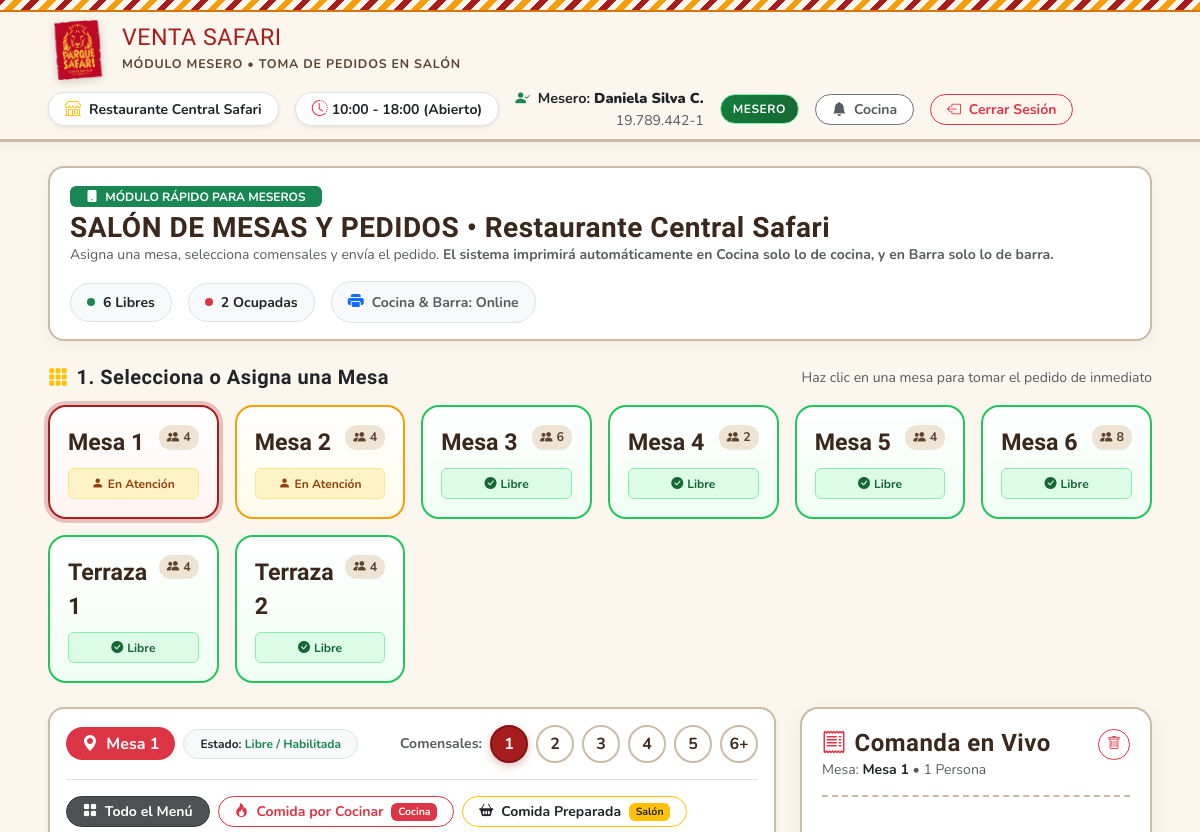
Before: /mesero/ (signed in, upper part) with the older database file.
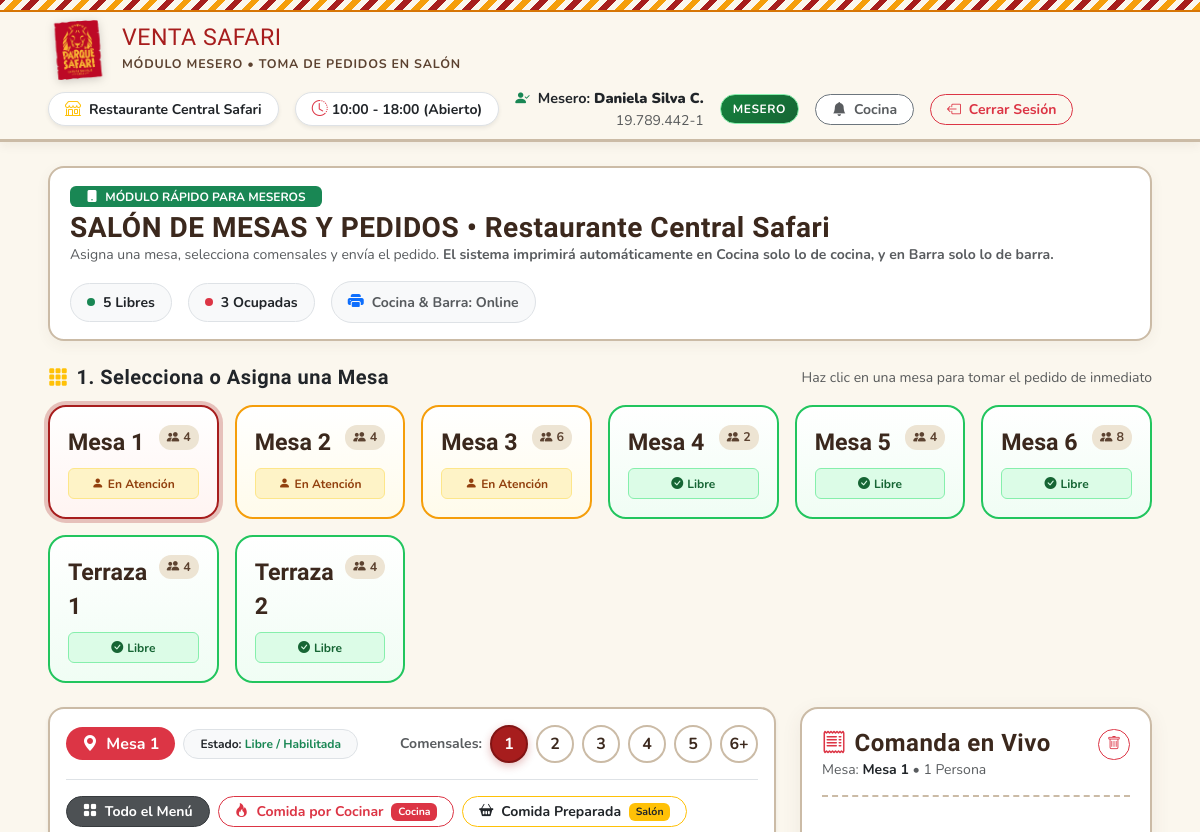
After: the same page with the newer database file.
### ventas/models.py (models this page shows, shortened)
class Mesa(models.Model):
    ESTADOS = [
        ('HABILITADA', 'Habilitada / Libre'),
        ('OCUPADA', 'Ocupada'),
        ('RESERVADA', 'Reservada'),
        ('INACTIVA', 'Inactiva / Mantenimiento'),
    ]
    identificador = models.CharField(max_length=20, help_text="Ej: Mesa 1, Terraza 3")
    punto_venta = models.ForeignKey(PuntoVenta, on_delete=models.PROTECT, related_name='mesas')
    capacidad = models.PositiveIntegerField(default=4)
    estado = models.CharField(max_length=20, choices=ESTADOS, default='HABILITADA')
    class Meta:
        verbose_name = "Mesa"
        verbose_name_plural = "Mesas"
        unique_together = ('identificador', 'punto_venta')

### ventas/views.py (the view, shortened to what this page needs)
# urls.py: path('mesero/', views.mesero, name='mesero'),
@requiere_rol(['MESERO'])
def mesero(request):
    perfil_usuario = getattr(request.user, 'perfil', None)
    locales = PuntoVenta.objects.filter(activo=True).order_by('id')
    if perfil_usuario and perfil_usuario.punto_venta_actual:
        local_actual = perfil_usuario.punto_venta_actual
    else:
        try:
            local_id = int(request.GET.get('local_id', 1))
        except (ValueError, TypeError):
            local_id = 1
        local_actual = PuntoVenta.objects.filter(id=local_id).first() or locales.first()
    mesero_activo = perfil_usuario
    meseros = PerfilEmpleado.objects.filter(rol='MESERO', activo=True).select_related('usuario', 'punto_venta_actual')
    mesas = Mesa.objects.filter(punto_venta=local_actual).order_by('id')
    total_mesas = mesas.count()
    mesas_libres = mesas.filter(estado='HABILITADA').count()
    mesas_ocupadas = mesas.filter(estado='OCUPADA').count()
    catalogo_productos = [
        {
            "id": 101,
            "nombre": "Hamburguesa Safari con Papas",
            "categoria": "cocinar",
            "categoria_nombre": "Comida por Cocinar",
            "destino": "COCINA",
            "destino_badge": "Impresora Cocina",
            "icono": "bi-fire",
            "precio": 8900,
            "descripcion": "Hamburguesa casera 200g, cheddar, lechuga, tomate y papas fritas rústicas."
        },
        {
            "id": 102,
            "nombre": "Cazuela de Ave Criolla",
            "categoria": "cocinar",
            "categoria_nombre": "Comida por Cocinar",
            "destino": "COCINA",
            "destino_badge": "Impresora Cocina",
            "icono": "bi-fire",
            "precio": 7500,
            "descripcion": "Plato de fondo tradicional caliente con pollo de campo, choclo y zapallo."
        },
        {
            "id": 103,
            "nombre": "Churrasco Italiano con Papas",
            "categoria": "cocinar",
            "categoria_nombre": "Comida por Cocinar",
            "destino": "COCINA",
            "destino_badge": "Impresora Cocina",
            "icono": "bi-fire",
            "precio": 8500,
            "descripcion": "Láminas de vacuno a la plancha, palta fresca, tomate y mayonesa casera en pan frica."
        },
        {
            "id": 104,
            "nombre": "Porción Papas Fritas Rústicas",
            "categoria": "cocinar",
            "categoria_nombre": "Comida por Cocinar",
            "destino": "COCINA",
            "destino_badge": "Impresora Cocina",
            "icono": "bi-fire",
            "precio": 3500,
            "descripcion": "Papas fritas con piel crujientes doradas al momento con sal de mar."
        },
        {
            "id": 105,
            "nombre": "Menú Infantil Nuggets con Papas",
            "categoria": "cocinar",
            "categoria_nombre": "Comida por Cocinar",
            "destino": "COCINA",
            "destino_badge": "Impresora Cocina",
            "icono": "bi-fire",
            "precio": 5900,
            "descripcion": "6 nuggets de pechuga de pollo crocantes con papas fritas para niños."
        },
        {
            "id": 201,
            "nombre": "Sándwich Pan Jamón y Queso",
            "categoria": "preparada",
            "categoria_nombre": "Comida Preparada",
            "destino": "SALON",
            "destino_badge": "Despacho Inmediato",
            "icono": "bi-basket2-fill",
            "precio": 3500,
            "descripcion": "Pan marraqueta fresca con láminas de jamón pierna artesanal y queso chanco de campo."
        },
        {
            "id": 202,
            "nombre": "Sándwich Ave Pimentón",
            "categoria": "preparada",
            "categoria_nombre": "Comida Preparada",
            "destino": "SALON",
            "destino_badge": "Despacho Inmediato",
            "icono": "bi-basket2-fill",
            "precio": 4200,
            "descripcion": "Pasta cremosa de pechuga de ave desmenuzada con pimentón rojo en pan molde rústico."
        },
        {
            "id": 203,
            "nombre": "Empanada de Pino al Horno",
            "categoria": "preparada",
            "categoria_nombre": "Comida Preparada",
            "destino": "SALON",
            "destino_badge": "Mantenedor Caliente",
            "icono": "bi-basket2-fill",
            "precio": 2800,
            "descripcion": "Empanada tradicional horneada, pino de carne picada, aceituna sevillana y huevo duro."
        },
        {
            "id": 204,
            "nombre": "Croissant de Mantequilla",
            "categoria": "preparada",
            "categoria_nombre": "Comida Preparada",
            "destino": "SALON",
            "destino_badge": "Vitrina / Repostería",
            "icono": "bi-basket2-fill",
            "precio": 2400,
            "descripcion": "Medialuna hojaldrada horneada fresca de pastelería de la mañana."
        },
        {
            "id": 301,
            "nombre": "Coca Cola Original 350ml",
            "categoria": "envasada",
            "categoria_nombre": "Bebidas Envasadas",
            "destino": "BARRA",
            "destino_badge": "Impresora Barra",
            "icono": "bi-cup-straw",
            "precio": 1800,
            "descripcion": "Bebida gaseosa helada en lata 350ml directo de conservadora de frío."
        },
        {
            "id": 302,
            "nombre": "Coca Cola Sin Azúcar 350ml",
            "categoria": "envasada",
            "categoria_nombre": "Bebidas Envasadas",
            "destino": "BARRA",
            "destino_badge": "Impresora Barra",
            "icono": "bi-cup-straw",
            "precio": 1800,
            "descripcion": "Bebida gaseosa sin calorías helada en lata 350ml."
        },
        {
            "id": 303,
            "nombre": "Agua Mineral Sin Gas 500ml",
            "categoria": "envasada",
            "categoria_nombre": "Bebidas Envasadas",
            "destino": "BARRA",
            "destino_badge": "Impresora Barra",
            "icono": "bi-cup-straw",
            "precio": 1500,
            "descripcion": "Agua purificada de manantial natural en botella pet 500ml."
        },
        {
            "id": 304,
            "nombre": "Jugo en Caja Naranja Watt's",
            "categoria": "envasada",
            "categoria_nombre": "Bebidas Envasadas",
            "destino": "BARRA",
            "destino_badge": "Impresora Barra",
            "icono": "bi-cup-straw",
            "precio": 1400,
            "descripcion": "Jugo néctar de naranja individual con bombilla 200ml."
        },
        {
            "id": 401,
            "nombre": "Café Espresso Grano Barista",
            "categoria": "cafeteria",
            "categoria_nombre": "Cafetería y Jugos",
            "destino": "BARRA",
            "destino_badge": "Impresora Barra",
            "icono": "bi-cup-hot-fill",
            "precio": 2200,
            "descripcion": "Café de grano italiano recién molido, extracción corta con crema avellana dorada."
        },
        {
            "id": 402,
            "nombre": "Capuchino Italiano Vainilla",
            "categoria": "cafeteria",
            "categoria_nombre": "Cafetería y Jugos",
            "destino": "BARRA",
            "destino_badge": "Impresora Barra",
            "icono": "bi-cup-hot-fill",
            "precio": 2900,
            "descripcion": "Espresso de grano con leche texturizada vaporizada y toque de cacao en polvo."
        },
        {
            "id": 403,
            "nombre": "Jugo Natural Frutilla Exprimido",
            "categoria": "cafeteria",
            "categoria_nombre": "Cafetería y Jugos",
            "destino": "BARRA",
            "destino_badge": "Impresora Barra",
            "icono": "bi-cup-hot-fill",
            "precio": 3500,
            "descripcion": "Jugo 100% natural licuado al momento con pulpa de fruta fresca de temporada."
        },
        {
            "id": 404,
            "nombre": "Jugo Natural Naranja Exprimido",
            "categoria": "cafeteria",
            "categoria_nombre": "Cafetería y Jugos",
            "destino": "BARRA",
            "destino_badge": "Impresora Barra",
            "icono": "bi-cup-hot-fill",
            "precio": 3200,
            "descripcion": "Jugo recién exprimido de naranjas dulces seleccionadas."
        }
    ]
    hoy = timezone.localdate()
    ahora_dt = timezone.localtime()
    ahora_hora = ahora_dt.time()
    hora_apertura = datetime.time(10, 0)
    hora_cierre = datetime.time(18, 0)
    en_horario = (hora_apertura <= ahora_hora < hora_cierre)
    ventas_abiertas = Venta.objects.filter(
        punto_venta=local_actual,
        estado='ABIERTA',
        mesa__isnull=False,
        fecha_hora__date=hoy
    ).select_related('mesa', 'cajero').prefetch_related('detalles__producto', 'pedidos')
    cuentas_abiertas_data = {}
    pedidos_listos = Pedido.objects.filter(
        venta__punto_venta=local_actual,
        estado='LISTO',
        creado_en__date=hoy
    ).select_related('venta__mesa')
    context = {
        "local_actual": local_actual,
        "locales": locales,
        "meseros": meseros,
        "mesero_activo": mesero_activo,
        "mesas": mesas,
        "total_mesas": total_mesas,
        "mesas_libres": mesas_libres,
        "mesas_ocupadas": mesas_ocupadas,
        "catalogo_productos": catalogo_productos,
        "cuentas_abiertas_json": json.dumps(cuentas_abiertas_data),
        "pedidos_listos": pedidos_listos,
        "total_pedidos_listos": pedidos_listos.count(),
        "hoy_str": hoy.strftime("%d/%m/%Y"),
        "ahora_hora_str": ahora_dt.strftime("%H:%M"),
        "en_horario": en_horario,
        "horario_oficial": "10:00 a 18:00",
    }
    return render(request, 'ventas/mesero.html', context)

### ventas/templatetags/safari_tags.py (called while the page is built)
@register.filter(name='pesos')
def pesos(valor):
    if valor is None or valor == '':
        return '0'
    try:
        if isinstance(valor, (int, float, Decimal)):
            val = int(round(float(valor)))
        else:
            cleaned = str(valor).replace('$', '').replace('.', '').replace(',', '').strip()
            val = int(round(float(cleaned)))
        return f"{val:,}".replace(",", ".")
    except (ValueError, TypeError):
        return str(valor)

@register.filter(name='pesos_clp')
def pesos_clp(valor):
    return f"${pesos(valor)}"

### ventas/views.py (called while the page is built)
def obtener_rol_usuario(user):
    if not user.is_authenticated:
        return None
    try:
        perfil = user.perfil
        return perfil.rol
    except (PerfilEmpleado.DoesNotExist, AttributeError):
        if user.is_superuser or user.is_staff:
            return 'ADMINISTRADOR'
        return None

### ventas/templates/ventas/mesero.html (shortened to what the changed rows need)
{% load static safari_tags %}
<!DOCTYPE html>
<html lang="es">
<head>
    <link href="https://cdn.jsdelivr.net/npm/bootstrap@5.3.3/dist/css/bootstrap.min.css" rel="stylesheet">
    <link rel="stylesheet" href="https://cdn.jsdelivr.net/npm/bootstrap-icons@1.11.3/font/bootstrap-icons.min.css">
    <link rel="stylesheet" href="{% static 'css/base.css' %}">
    <link rel="stylesheet" href="{% static 'css/mesero.css' %}">
</head>
<body class="d-flex flex-column min-vh-100">
    <header class="safari-header py-2">
        <div class="container-fluid px-lg-5">
            <div class="d-flex align-items-center justify-content-between flex-wrap gap-2">
                <a href="{% url 'index' %}" class="logo-link" title="Volver a la pantalla principal">
                    <div>
                        <h1 class="brand-text-main">Venta Safari</h1>
                    </div>
                </a>
            </div>
        </div>
    </header>
    <main class="container-fluid px-lg-5 my-4 flex-grow-1">
        <div class="mesero-top-bar d-flex justify-content-between align-items-center flex-wrap gap-3">
            <div class="d-flex align-items-center gap-3 flex-wrap">
                <div class="d-flex align-items-center gap-2 bg-light p-2 px-3 rounded-pill border">
                    <span class="badge bg-success rounded-circle p-1"> </span>
                    <strong class="small text-dark">{{ mesas_libres }} Libres</strong>
                </div>
                <div class="d-flex align-items-center gap-2 bg-light p-2 px-3 rounded-pill border">
                    <span class="badge bg-danger rounded-circle p-1"> </span>
                    <strong class="small text-dark">{{ mesas_ocupadas }} Ocupadas</strong>
                </div>
            </div>
        </div>
        <div class="mb-4">
            <div class="row g-3 mesas-scroll-container" id="contenedorMesas">
                {% for m in mesas %}
                <div class="col-6 col-sm-4 col-md-3 col-xl-2">
                    <div class="mesa-card {% if m.estado == 'HABILITADA' %}mesa-libre{% elif m.estado == 'OCUPADA' %}mesa-ocupada{% else %}mesa-reservada{% endif %} {% if forloop.first %}mesa-seleccionada{% endif %}"
                         id="cardMesa_{{ m.id }}"
                         onclick="seleccionarMesa({{ m.id }}, '{{ m.identificador }}', {{ m.capacidad }}, '{{ m.estado }}')">
                        <div class="d-flex justify-content-between align-items-start mb-2">
                            <span class="mesa-title">{{ m.identificador }}</span>
                            <span class="mesa-capacidad" title="Capacidad comensales">
                                <i class="bi bi-people-fill"></i> {{ m.capacidad }}
                            </span>
                        </div>
                        <div>
                            {% if m.estado == 'HABILITADA' %}
                            <span class="badge badge-status-success w-100 py-2 fw-bold">
                                <i class="bi bi-check-circle-fill me-1"></i>Libre
                            </span>
                            {% elif m.estado == 'OCUPADA' %}
                            <span class="badge badge-status-warning w-100 py-2 fw-bold">
                                <i class="bi bi-person-fill me-1"></i>En Atención
                            </span>
                            {% elif m.estado == 'INACTIVA' %}
                            <span class="badge badge-status-danger w-100 py-2 fw-bold">
                                <i class="bi bi-slash-circle-fill me-1"></i>Inactiva
                            </span>
                            {% else %}
                            <span class="badge badge-status-warning w-100 py-2 fw-bold">
                                <i class="bi bi-clock-fill me-1"></i>Reservada
                            </span>
                            {% endif %}
                        </div>
                    </div>
                </div>
                {% empty %}
                <div class="col-12 text-center py-4 bg-white rounded-4 border">
                    <p class="text-muted mb-0">No hay mesas configuradas para este punto de venta.</p>
                </div>
                {% endfor %}
            </div>
        </div>
    </main>
</body>
</html>

Changed rows visible on the page:
changed Mesa "Mesa 3": estado "Libre" → "En Atención"
Other visible differences:
{{ mesas_libres }}: "6" → "5"
{{ mesas_ocupadas }}: "2" → "3"
